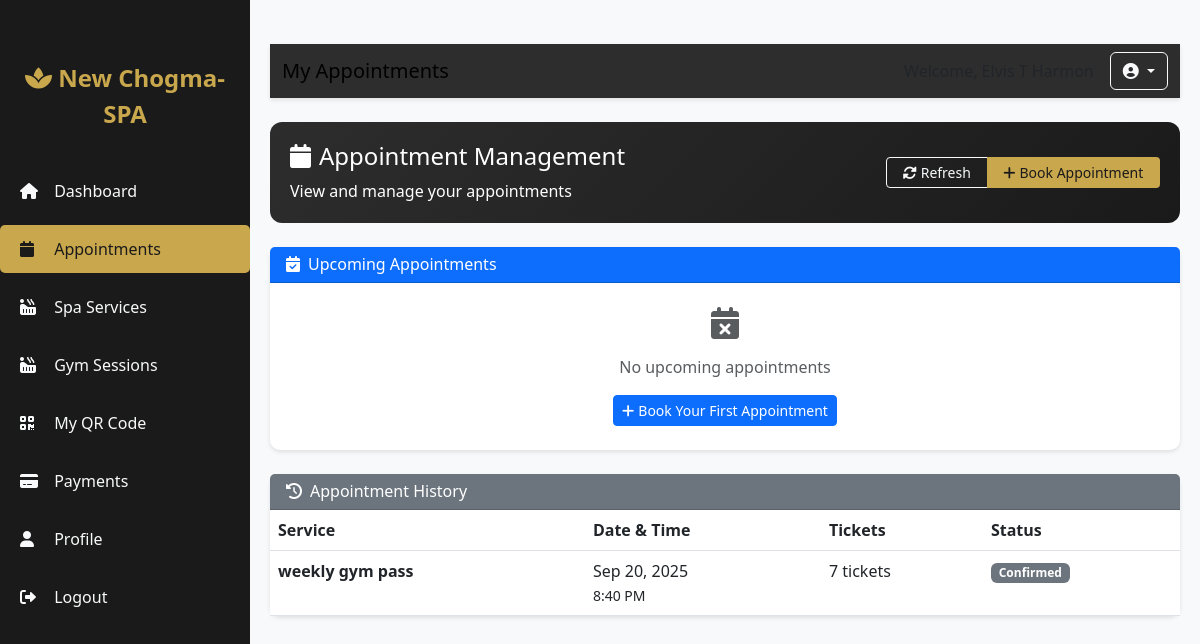
The app's page /client/appointments/ (signed in) with its own data.
### core/models.py (models this page shows, shortened)
class Appointment(models.Model):
    STATUS_CHOICES = [
        ('pending', 'Pending'),
        ('confirmed', 'Confirmed'),
        ('cancelled', 'Cancelled'),
        ('completed', 'Completed'),
        ('rejected', 'Rejected'),
    ]
    client = models.ForeignKey(CustomUser, on_delete=models.CASCADE, related_name='appointments')
    service = models.ForeignKey(ServicePackage, on_delete=models.CASCADE, related_name='appointments')
    appointment_date = models.DateField()
    appointment_time = models.TimeField()
    tickets_included = models.PositiveIntegerField(default=0, help_text="Number of tickets included in the package")
    status = models.CharField(max_length=10, choices=STATUS_CHOICES, default='pending')
    notes = models.TextField(blank=True, null=True)
    created_at = models.DateTimeField(auto_now_add=True)
    updated_at = models.DateTimeField(auto_now=True)
    admin_action_required = models.BooleanField(default=True)
    auto_approve_at = models.DateTimeField(blank=True, null=True)
    class Meta:
        ordering = ['appointment_date', 'appointment_time']

### admin_app/models.py (models this page shows, shortened)
class ServicePackage(models.Model):
    SERVICE_TYPES = [
        ('gym', 'Gym'),
        ('sauna', 'Sauna'),
        ('massage', 'Massage'),
    ]
    DURATION_UNITS = [
        ('days', 'Days'),
        ('weeks', 'Weeks'),
        ('months', 'Months'),
    ]
    name = models.CharField(max_length=100)
    service_type = models.CharField(max_length=10, choices=SERVICE_TYPES)
    description = models.TextField(blank=True)
    price = models.DecimalField(max_digits=12, decimal_places=2, validators=[MinValueValidator(0)], help_text="Price in RWF")
    tickets_included = models.PositiveIntegerField(help_text="Number of tickets included (0 for unlimited)")
    validity_days = models.PositiveIntegerField(help_text="Package validity in days")
    is_active = models.BooleanField(default=True)
    auto_renew = models.BooleanField(default=False, help_text="Auto-renew package when expired")
    created_at = models.DateTimeField(auto_now_add=True)
    updated_at = models.DateTimeField(auto_now=True)
    class Meta:
        ordering = ['service_type', 'price']
        verbose_name = 'Service Package'
        verbose_name_plural = 'Service Packages'

### client/views.py (the view)
# urls.py: path('appointments/', views.client_appointments, name='appointments'),
@login_required
def client_appointments(request):
    if request.user.role != CustomUser.CLIENT:
        messages.error(request, 'You do not have permission to access this page.')
        return redirect('accounts:login')
    appointments = Appointment.objects.filter(client=request.user).order_by('-appointment_date', '-appointment_time')
    today = timezone.now().date()
    upcoming_appointments = appointments.filter(appointment_date__gte=today, status__in=['pending', 'confirmed'])
    past_appointments = appointments.filter(appointment_date__lt=today) | appointments.filter(status__in=['cancelled', 'completed', 'rejected'])
    context = {
        'user': request.user,
        'upcoming_appointments': upcoming_appointments,
        'past_appointments': past_appointments,
        'active_tab': 'appointments',
    }
    return render(request, 'client/appointments.html', context)

### accounts/models.py (called while the page is built)
    def get_full_name(self):
        return f"{self.first_name} {self.last_name}".strip()

### templates/client/appointments.html (shortened to what this page needs)
{% extends 'base.html' %}
{% block page_title %}My Appointments{% endblock %}
{% block content %}
<div class="welcome-section mb-4">
    <div class="row align-items-center">
        <div class="col-12 col-md-8">
            <h4><i class="fas fa-calendar me-2"></i>Appointment Management</h4>
            <p class="mb-0">View and manage your appointments</p>
        </div>
        <div class="col-12 col-md-4 text-md-end mt-3 mt-md-0">
            <div class="btn-group w-100">
                <button class="btn btn-outline-light btn-sm" onclick="location.reload()">
                    <i class="fas fa-sync-alt me-1"></i>Refresh
                </button>
                <a href="{% url 'client:book_appointment' %}" class="btn btn-accent btn-sm" style="background-color: var(--accent); color: var(--primary-dark);">
                    <i class="fas fa-plus me-1"></i>Book Appointment
                </a>
            </div>
        </div>
    </div>
</div>
<div class="card mb-4">
    <div class="card-header bg-primary text-white">
        <h6 class="mb-0"><i class="fas fa-calendar-check me-2"></i>Upcoming Appointments</h6>
    </div>
    <div class="card-body p-0">
        {% if upcoming_appointments %}
        <div class="table-responsive">
            <table class="table table-hover mb-0">
                <thead>
                    <tr>
                        <th>Service</th>
                        <th>Date & Time</th>
                        <th>Tickets</th>
                        <th>Status</th>
                        <th>Actions</th>
                    </tr>
                </thead>
                <tbody>
                    {% for appointment in upcoming_appointments %}
                    <tr>
                        <td>
                            <strong>{{ appointment.service.name }}</strong>
                            {% if appointment.notes %}
                            <br><small class="text-muted">{{ appointment.notes|truncatewords:5 }}</small>
                            {% endif %}
                        </td>
                        <td>
                            {{ appointment.appointment_date|date:"M d, Y" }}<br>
                            <small>{{ appointment.appointment_time|time:"g:i A" }}</small>
                        </td>
                        <td>{{ appointment.tickets_included }} tickets</td>
                        <td>
                            <span class="badge
                                {% if appointment.status == 'confirmed' %}bg-success
                                {% elif appointment.status == 'pending' %}bg-warning
                                {% else %}bg-secondary{% endif %}">
                                {{ appointment.get_status_display }}
                            </span>
                        </td>
                        <td>
                            {% if appointment.status == 'pending' or appointment.status == 'confirmed' %}
                            <button class="btn btn-sm btn-outline-danger cancel-appointment"
                                    data-appointment-id="{{ appointment.id }}"
                                    data-appointment-service="{{ appointment.service.name }}"
                                    data-appointment-date="{{ appointment.appointment_date|date:'M d, Y' }}"
                                    data-appointment-time="{{ appointment.appointment_time|time:'g:i A' }}">
                                <i class="fas fa-times me-1"></i>Cancel
                            </button>
                            {% endif %}
                        </td>
                    </tr>
                    {% endfor %}
                </tbody>
            </table>
        </div>
        {% else %}
        <div class="text-center py-4">
            <i class="fas fa-calendar-times fa-2x text-muted mb-3"></i>
            <p class="text-muted">No upcoming appointments</p>
            <a href="{% url 'client:book_appointment' %}" class="btn btn-primary btn-sm">
                <i class="fas fa-plus me-1"></i>Book Your First Appointment
            </a>
        </div>
        {% endif %}
    </div>
</div>
<div class="card">
    <div class="card-header bg-secondary text-white">
        <h6 class="mb-0"><i class="fas fa-history me-2"></i>Appointment History</h6>
    </div>
    <div class="card-body p-0">
        {% if past_appointments %}
        <div class="table-responsive">
            <table class="table table-hover mb-0">
                <thead>
                    <tr>
                        <th>Service</th>
                        <th>Date & Time</th>
                        <th>Tickets</th>
                        <th>Status</th>
                    </tr>
                </thead>
                <tbody>
                    {% for appointment in past_appointments %}
                    <tr>
                        <td>
                            <strong>{{ appointment.service.name }}</strong>
                        </td>
                        <td>
                            {{ appointment.appointment_date|date:"M d, Y" }}<br>
                            <small>{{ appointment.appointment_time|time:"g:i A" }}</small>
                        </td>
                        <td>{{ appointment.tickets_included }} tickets</td>
                        <td>
                            <span class="badge
                                {% if appointment.status == 'completed' %}bg-success
                                {% elif appointment.status == 'cancelled' %}bg-danger
                                {% else %}bg-secondary{% endif %}">
                                {{ appointment.get_status_display }}
                            </span>
                        </td>
                    </tr>
                    {% endfor %}
                </tbody>
            </table>
        </div>
        {% else %}
        <div class="text-center py-4">
            <i class="fas fa-history fa-2x text-muted mb-3"></i>
            <p class="text-muted">No appointment history</p>
        </div>
        {% endif %}
    </div>
</div>
{% endblock %}

### records on screen
Appointment: service.name "weekly gym pass", appointment_date "Sep 20, 2025", appointment_time "8:40 PM", tickets_included "7", status "Confirmed"
